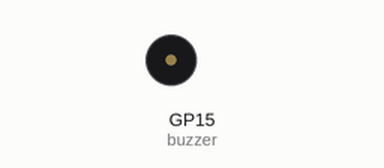
Recording of a program running on a simulated Raspberry Pi Pico running MicroPython. Shown: buzzer (waves = sounding). At 42.9 s the program stops and its outputs stay as they are.

Above: at 0.1 s.
At 32.6 s:
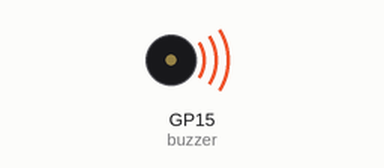
Timing chart, 0 to 44.4 s (numbered marks = the images above):
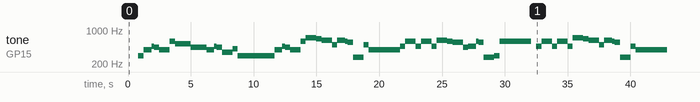

Measured:
- by itself, tone on GP15 (buzzer): plays 294 Hz for 0.42 s, 392 Hz for 0.63 s, 466 Hz for 0.21 s, 440 Hz for 0.42 s, 392 Hz for 0.83 s, 587 Hz for 0.42 s … (59 notes in this stretch)

The program:

main.py
```python
# importa el listado de notas de la rasberry, es un archivo de python que define las freciencias de cada nota
from notas import *

from machine import Pin, PWM
from utime import sleep

#definición del pin donde se conecta el buzzer
buzzer = PWM(Pin(15))

# este es el tiempo de la canción, con él se puede hacer mas lento o rápido la canción
tempo = 144

# array con la canción de harry potter, el primer elemento es la nota y el segundo es el tiempo de espera de cada nota
# esto tiene una profundidad musical que yo no quiero investigar, pero sé que los negativos duran menos que una nota normal <---cosas raras de musica, si alguien sabe, me explica <---gracias!
HarryPotter = [
"REST", 2, "NOTE_D4", 4,
"NOTE_G4", -4, "NOTE_AS4", 8, "NOTE_A4", 4,
"NOTE_G4", 2, "NOTE_D5", 4,
"NOTE_C5", -2,
"NOTE_A4", -2,
"NOTE_G4", -4, "NOTE_AS4", 8, "NOTE_A4", 4,
"NOTE_F4", 2, "NOTE_GS4", 4,
"NOTE_D4", -1,
"NOTE_D4", 4,

"NOTE_G4", -4, "NOTE_AS4", 8, "NOTE_A4", 4,
"NOTE_G4", 2, "NOTE_D5", 4,
"NOTE_F5", 2, "NOTE_E5", 4,
"NOTE_DS5", 2, "NOTE_B4", 4,
"NOTE_DS5", -4, "NOTE_D5", 8, "NOTE_CS5", 4,
"NOTE_CS4", 2, "NOTE_B4", 4,
"NOTE_G4", -1,
"NOTE_AS4", 4,

"NOTE_D5", 2, "NOTE_AS4", 4,
"NOTE_D5", 2, "NOTE_AS4", 4,
"NOTE_DS5", 2, "NOTE_D5", 4,
"NOTE_CS5", 2, "NOTE_A4", 4,
"NOTE_AS4", -4, "NOTE_D5", 8, "NOTE_CS5", 4,
"NOTE_CS4", 2, "NOTE_D4", 4,
"NOTE_D5", -1,
"REST",4, "NOTE_AS4",4,

"NOTE_D5", 2, "NOTE_AS4", 4,
"NOTE_D5", 2, "NOTE_AS4", 4,
"NOTE_F5", 2, "NOTE_E5", 4,
"NOTE_DS5", 2, "NOTE_B4", 4,
"NOTE_DS5", -4, "NOTE_D5", 8, "NOTE_CS5", 4,
"NOTE_CS4", 2, "NOTE_AS4", 4,
"NOTE_G4", -1]


def playtone(frequency):
    """ define la frecuencia de trabajo del pin PWM
        recibe el valor de frecuencia a la que suena cada tono
    """
    buzzer.duty_u16(10000)
    buzzer.freq(frequency)

def bequiet():
    """funcion que define la frecuencia en cero, es decir, para la señal PWM"""
    buzzer.duty_u16(0)

def playsong(mysong):
    """función para reproducir la canción
        recibe la lista que es definida por una nota y su duración
        reproduce la canción en cada instante
    """

    wholenote = (60000 * 4) / tempo
    for i in list(range(0,len(mysong),2)): #recorre el listado de la canción

        #primer if define la nota que se debe reproducir
        if mysong[i] == "REST":  # rest es para deterner la reproducción de sonido
            bequiet()
        else:
            playtone(tones[mysong[i]])

        #segundo if define el tiempo que debe durar la nota
        if mysong[i+1] > 0:
            sleep(wholenote / (abs(mysong[i+1])*1000))
        else:
            sleep((wholenote / (abs(mysong[i+1])*1000))*1.5)

    bequiet()

if __name__ == "__main__":  #entry point

    playsong(HarryPotter)
```

notas.py
```python
#listado de notas

tones = {
"NOTE_B0":31,
"NOTE_C1":33,
"NOTE_CS1":35,
"NOTE_D1":37,
"NOTE_DS1":39,
"NOTE_E1":41,
"NOTE_F1":44,
"NOTE_FS1":46,
"NOTE_G1":49,
"NOTE_GS1":52,
"NOTE_A1":55,
"NOTE_AS1":58,
"NOTE_B1":62,
"NOTE_C2":65,
"NOTE_CS2":69,
"NOTE_D2":73,
"NOTE_DS2":78,
"NOTE_E2":82,
"NOTE_F2":87,
"NOTE_FS2":93,
"NOTE_G2":98,
"NOTE_GS2":104,
"NOTE_A2":110,
"NOTE_AS2":117,
"NOTE_B2":123,
"NOTE_C3":131,
"NOTE_CS3":139,
"NOTE_D3":147,
"NOTE_DS3":156,
"NOTE_E3":165,
"NOTE_F3":175,
"NOTE_FS3":185,
"NOTE_G3":196,
"NOTE_GS3":208,
"NOTE_A3":220,
"NOTE_AS3":233,
"NOTE_B3":247,
"NOTE_C4":262,
"NOTE_CS4":277,
"NOTE_D4":294,
"NOTE_DS4":311,
"NOTE_E4":330,
"NOTE_F4":349,
"NOTE_FS4":370,
"NOTE_G4":392,
"NOTE_GS4":415,
"NOTE_A4":440,
"NOTE_AS4":466,
"NOTE_B4":494,
"NOTE_C5":523,
"NOTE_CS5":554,
"NOTE_D5":587,
"NOTE_DS5":622,
"NOTE_E5":659,
"NOTE_F5":698,
"NOTE_FS5":740,
"NOTE_G5":784,
"NOTE_GS5":831,
"NOTE_A5":880,
"NOTE_AS5":932,
"NOTE_B5":988,
"NOTE_C6":1047,
"NOTE_CS6":1109,
"NOTE_D6":1175,
"NOTE_DS6":1245,
"NOTE_E6":1319,
"NOTE_F6":1397,
"NOTE_FS6":1480,
"NOTE_G6":1568,
"NOTE_GS6":1661,
"NOTE_A6":1760,
"NOTE_AS6":1865,
"NOTE_B6":1976,
"NOTE_C7":2093,
"NOTE_CS7":2217,
"NOTE_D7":2349,
"NOTE_DS7":2489,
"NOTE_E7":2637,
"NOTE_F7":2794,
"NOTE_FS7":2960,
"NOTE_G7":3136,
"NOTE_GS7":3322,
"NOTE_A7":3520,
"NOTE_AS7":3729,
"NOTE_B7":3951,
"NOTE_C8":4186,
"NOTE_CS8":4435,
"NOTE_D8":4699,
"NOTE_DS8":4978,

}
```
